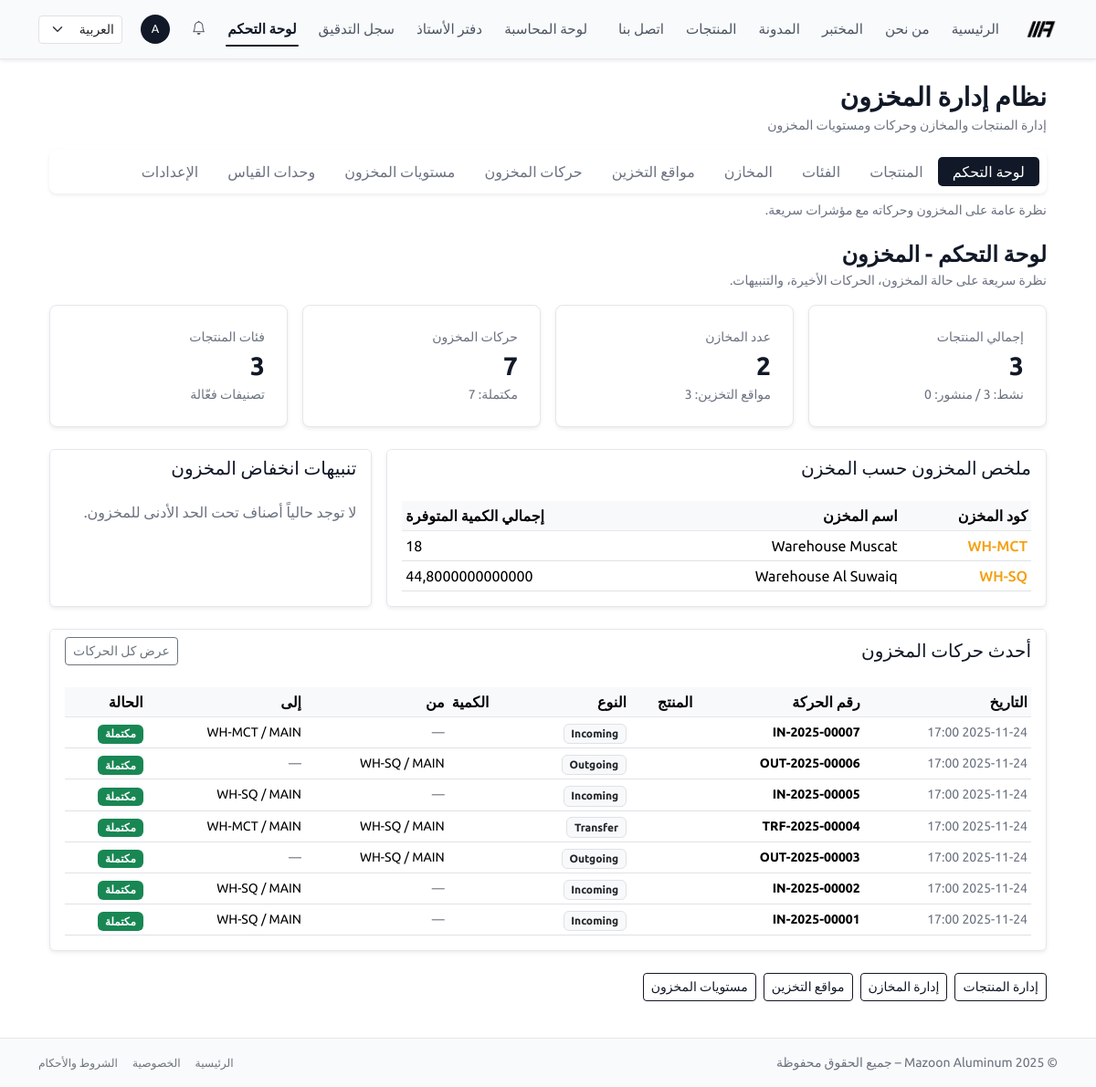
The page /ar/inventory/ (signed in) on the database as committed earlier.
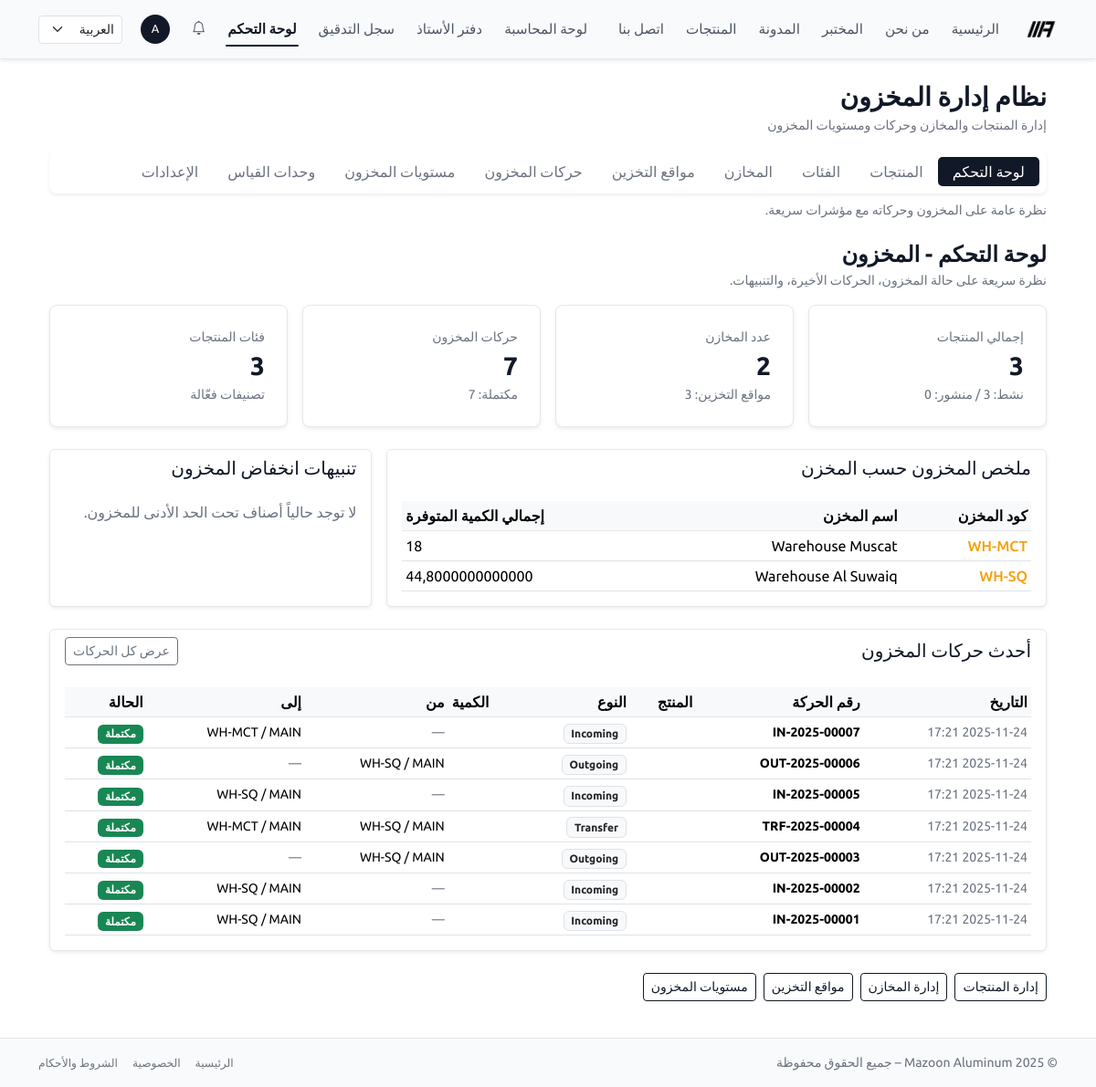
The same page on the database as committed later.
### inventory/models.py (models this page shows, shortened)
class StockMove(NumberedModel):
    class MoveType(models.TextChoices):
        IN = "in", _("Incoming")
        OUT = "out", _("Outgoing")
        TRANSFER = "transfer", _("Transfer")
    class Status(models.TextChoices):
        DRAFT = "draft", _("Draft")
        DONE = "done", _("Done")
        CANCELLED = "cancelled", _("Cancelled")
    move_type = models.CharField(
        max_length=20,
        choices=MoveType.choices,
        default=MoveType.IN,
        verbose_name=_("Move type"),
    )
    from_warehouse = models.ForeignKey(
        Warehouse,
        on_delete=models.PROTECT,
        null=True,
        blank=True,
        related_name="outgoing_moves",
        verbose_name=_("From warehouse"),
    )
    from_location = models.ForeignKey(
        StockLocation,
        on_delete=models.PROTECT,
        null=True,
        blank=True,
        related_name="outgoing_moves",
        verbose_name=_("From location"),
    )
    to_warehouse = models.ForeignKey(
        Warehouse,
        on_delete=models.PROTECT,
        null=True,
        blank=True,
        related_name="incoming_moves",
        verbose_name=_("To warehouse"),
    )
    to_location = models.ForeignKey(
        StockLocation,
        on_delete=models.PROTECT,
        null=True,
        blank=True,
        related_name="incoming_moves",
        verbose_name=_("To location"),
    )
    move_date = models.DateTimeField(
        default=timezone.now,
        verbose_name=_("Move date"),
    )
    status = models.CharField(
        max_length=20,
        choices=Status.choices,
        default=Status.DRAFT,
        verbose_name=_("Status"),
    )
    reference = models.CharField(
        max_length=255,
        blank=True,
        verbose_name=_("Reference"),
        help_text=_("Optional external reference, e.g. PO/2025/0001."),
    )
    note = models.TextField(
        blank=True,
        verbose_name=_("Note"),
    )
    objects = StockMoveManager()
    class Meta:
        verbose_name = _("Stock move")
        verbose_name_plural = _("Stock moves")
        ordering = ("-move_date", "-id")

class Warehouse(TimeStampedModel):
    code = models.CharField(
        max_length=20,
        unique=True,
        verbose_name=_("Warehouse code"),
        help_text=_("Short code, e.g. WH-MCT."),
    )
    name = models.CharField(
        max_length=200,
        verbose_name=_("Warehouse name"),
    )
    description = models.TextField(
        blank=True,
        verbose_name=_("Description"),
    )
    is_active = models.BooleanField(
        default=True,
        verbose_name=_("Active"),
    )
    objects = WarehouseManager()
    class Meta:
        verbose_name = _("Warehouse")
        verbose_name_plural = _("Warehouses")
        ordering = ("code",)

class StockLocation(TimeStampedModel):
    class LocationType(models.TextChoices):
        INTERNAL = "internal", _("Internal")
        SUPPLIER = "supplier", _("Supplier")
        CUSTOMER = "customer", _("Customer")
        SCRAP = "scrap", _("Scrap")
        TRANSIT = "transit", _("Transit")
    warehouse = models.ForeignKey(
        Warehouse,
        on_delete=models.CASCADE,
        related_name="locations",
        verbose_name=_("Warehouse"),
    )
    code = models.CharField(
        max_length=30,
        verbose_name=_("Location code"),
        help_text=_("Short code, e.g. STOCK, SCRAP, SHOWROOM."),
    )
    name = models.CharField(
        max_length=200,
        verbose_name=_("Location name"),
    )
    type = models.CharField(
        max_length=20,
        choices=LocationType.choices,
        default=LocationType.INTERNAL,
        verbose_name=_("Location type"),
    )
    is_active = models.BooleanField(
        default=True,
        verbose_name=_("Active"),
    )
    objects = StockLocationManager()
    class Meta:
        verbose_name = _("Stock location")
        verbose_name_plural = _("Stock locations")
        unique_together = ("warehouse", "code")
        ordering = ("warehouse__code", "code")

### inventory/views.py (the view)
class InventoryDashboardView(InventoryStaffRequiredMixin, TemplateView):
    template_name = "inventory/dashboard.html"
    def get_context_data(self, **kwargs):
        ctx = super().get_context_data(**kwargs)
        total_products = Product.objects.count()
        active_products = Product.objects.filter(is_active=True).count()
        published_products = Product.objects.filter(is_published=True).count()
        total_categories = ProductCategory.objects.count()
        total_warehouses = Warehouse.objects.count()
        total_locations = StockLocation.objects.count()
        total_moves = StockMove.objects.count()
        done_moves = StockMove.objects.filter(status=StockMove.Status.DONE).count()
        recent_moves = (
            StockMove.objects
            .select_related(
                "from_warehouse",
                "to_warehouse",
                "from_location",
                "to_location",
            )
            .prefetch_related("lines__product", "lines__uom")
            .order_by("-move_date", "-id")[:10]
        )
        stock_per_warehouse = get_stock_summary_per_warehouse()
        low_stock_levels = get_low_stock_levels()
        ctx.update(
            {
                "subsection": "dashboard",
                "total_products": total_products,
                "active_products": active_products,
                "published_products": published_products,
                "total_categories": total_categories,
                "total_warehouses": total_warehouses,
                "total_locations": total_locations,
                "total_moves": total_moves,
                "done_moves": done_moves,
                "recent_moves": recent_moves,
                "stock_per_warehouse": stock_per_warehouse,
                "low_stock_levels": low_stock_levels,
            }
        )
        return ctx

### core/context_processors/notifications.py (called while the page is built)
def notifications_context(request):
    user = request.user
    if not user.is_authenticated:
        return {}
    base_qs = Notification.objects.for_user(user)
    unread_count = base_qs.unread().count()
    recent_notifications = list(
        base_qs.select_related("target_content_type")[:10]
    )
    return {
        "notif_unread_count": unread_count,
        "notif_recent": recent_notifications,
        "notif_has_unread": unread_count > 0,
    }

### core/models/notifications.py (called while the page is built)
    def visible(self):
        return self.filter(is_deleted=False)

    def for_user(self, user):
        return self.visible().filter(recipient=user)

    def unread(self):
        return self.filter(is_read=False)

### inventory/services.py (called while the page is built)
def get_stock_summary_per_warehouse():
    return (
        StockLevel.objects
        .select_related("warehouse")
        .values("warehouse__code", "warehouse__name")
        .annotate(total_qty=Sum("quantity_on_hand"))
        .order_by("warehouse__code")
    )

def get_low_stock_levels():
    return (
        StockLevel.objects
        .select_related("product", "warehouse", "location")
        .filter(
            min_stock__gt=Decimal("0.000"),
            quantity_on_hand__lt=F("min_stock"),
        )
    )

### templates/inventory/dashboard.html (shortened to what the changed rows need)
{% extends "base.html" %}
{% load i18n %}
{% block content %}
<div class="container-fluid">
  {% include "inventory/_nav.html" %}
  <div class="d-flex justify-content-between align-items-center mb-3">
    <div>
      <h1 class="h4 fw-bold mb-1">
        {% trans "لوحة التحكم - المخزون" %}
      </h1>
    </div>
  </div>
  <div class="row g-3 mb-4">
    <div class="col-lg-8">
      <div class="card shadow-sm border-0 h-100">
        <div class="card-body">
          {% if stock_per_warehouse %}
            <div class="table-responsive">
              <table class="table table-sm align-middle mb-0">
                <thead class="table-light">
                  <tr>
                    <th>{% trans "كود المخزن" %}</th>
                    <th>{% trans "اسم المخزن" %}</th>
                    <th class="text-end">{% trans "إجمالي الكمية المتوفرة" %}</th>
                  </tr>
                </thead>
              </table>
            </div>
          {% else %}
            <p class="text-muted mb-0">
              {% trans "لا توجد بيانات مخزون حالياً لعرضها." %}
            </p>
          {% endif %}
        </div>
      </div>
    </div>
  </div>
  <div class="row g-3 mb-4">
  <div class="col-12">
    <div class="card shadow-sm border-0">
      <div class="card-body">
        {% if recent_moves %}
          <div class="table-responsive">
            <table class="table table-sm align-middle mb-0">
              <thead class="table-light">
                <tr>
                  <th>{% trans "التاريخ" %}</th>
                  <th>{% trans "رقم الحركة" %}</th>
                  <th>{% trans "المنتج" %}</th>
                  <th>{% trans "النوع" %}</th>
                  <th class="text-end">{% trans "الكمية" %}</th>
                  <th>{% trans "من" %}</th>
                  <th>{% trans "إلى" %}</th>
                  <th>{% trans "الحالة" %}</th>
                </tr>
              </thead>
              <tbody>
                {% for move in recent_moves %}
                  <tr>
                    <td class="small text-muted">
                      {{ move.move_date|date:"Y-m-d H:i" }}
                    </td>
                    <td class="small">
                      {% if move.serial %}
                        <span class="fw-semibold" dir="ltr">
                          {{ move.serial }}
                        </span>
                      {% else %}
                        <span class="text-muted">—</span>
                      {% endif %}
                    </td>
                    <td>
                    </td>
                    <td>
                      <span class="badge bg-light text-dark border">
                        {{ move.get_move_type_display }}
                      </span>
                    </td>
                    <td class="text-end fw-semibold">
                    </td>
                    <td class="small">
                      {% if move.from_warehouse %}
                        {{ move.from_warehouse.code }}
                        {% if move.from_location %}
                          / {{ move.from_location.code }}
                        {% endif %}
                      {% else %}
                        <span class="text-muted">—</span>
                      {% endif %}
                    </td>
                    <td class="small">
                      {% if move.to_warehouse %}
                        {{ move.to_warehouse.code }}
                        {% if move.to_location %}
                          / {{ move.to_location.code }}
                        {% endif %}
                      {% else %}
                        <span class="text-muted">—</span>
                      {% endif %}
                    </td>
                    <td>
                      {% if move.status == move.Status.DONE %}
                        <span class="badge bg-success">{% trans "مكتملة" %}</span>
                      {% elif move.status == move.Status.DRAFT %}
                        <span class="badge bg-secondary">{% trans "مسودة" %}</span>
                      {% elif move.status == move.Status.CANCELLED %}
                        <span class="badge bg-danger">{% trans "ملغاة" %}</span>
                      {% else %}
                        <span class="badge bg-light text-dark">{{ move.get_status_display }}</span>
                      {% endif %}
                    </td>
                  </tr>
                {% endfor %}
              </tbody>
            </table>
          </div>
        {% else %}
          <p class="text-muted mb-0">
            {% trans "لا توجد حركات مخزون حديثة للعرض." %}
          </p>
        {% endif %}
      </div>
    </div>
  </div>
</div>
</div>
{% endblock %}

Rows that differ between the two databases and show on the page:
changed StockMove "IN-2025-00007": move_date "2025-11-24 17:00" → "2025-11-24 17:21"
changed StockMove "OUT-2025-00006": move_date "2025-11-24 17:00" → "2025-11-24 17:21"
changed StockMove "IN-2025-00005": move_date "2025-11-24 17:00" → "2025-11-24 17:21"
changed StockMove "TRF-2025-00004": move_date "2025-11-24 17:00" → "2025-11-24 17:21"
changed StockMove "OUT-2025-00003": move_date "2025-11-24 17:00" → "2025-11-24 17:21"
changed StockMove "IN-2025-00002": move_date "2025-11-24 17:00" → "2025-11-24 17:21"
changed StockMove "IN-2025-00001": move_date "2025-11-24 17:00" → "2025-11-24 17:21"
